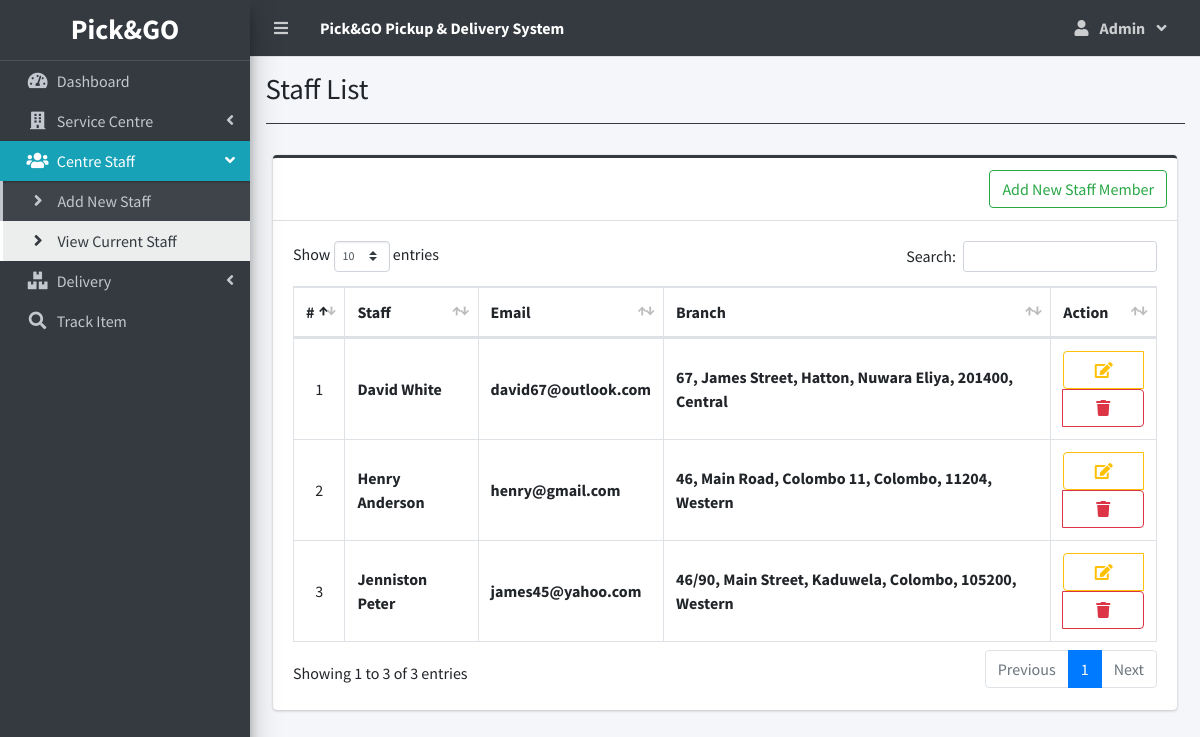
The page /index.php?page=staff_list (signed in) on the database its author committed.
### tables this page shows
CREATE TABLE `users` (
  `id` int(30) NOT NULL,
  `firstname` varchar(200) NOT NULL,
  `lastname` varchar(200) NOT NULL,
  `email` varchar(200) NOT NULL,
  `password` text NOT NULL,
  `type` tinyint(1) NOT NULL DEFAULT 2 COMMENT '1 = admin, 2 = staff',
  `branch_id` int(30) NOT NULL,
  `date_created` datetime NOT NULL DEFAULT current_timestamp()
);

### staff_list.php (the view, shortened to what this page needs)
<?php include'db_connect.php' ?>
<div class="col-lg-12">
	<div class="card card-outline card-dark">
		<div class="card-header">
			<div class="card-tools">
				<a class="btn btn-outline-success " href="./index.php?page=new_staff">Add New Staff Member</a>
			</div>
		</div>
		<div class="card-body">
			<table class="table tabe-hover table-bordered" id="list">
				<!-- <colgroup>
					<col width="5%">
					<col width="15%">
					<col width="25%">
					<col width="25%">
					<col width="15%">
				</colgroup> -->
				<thead>
					<tr>
						<th class="text-center">#</th>
						<th>Staff</th>
						<th>Email</th>
						<th>Branch</th>
						<th>Action</th>
					</tr>
				</thead>
				<tbody>
					<?php
					$i = 1;
					$qry = $conn->query("SELECT u.*,concat(u.firstname,' ',u.lastname) as name,concat(b.street,', ',b.city,', ',b.state,', ',b.zip_code,', ',b.country) as baddress FROM users u inner join branches b on b.id = u.branch_id where u.type = 2 order by concat(u.firstname,' ',u.lastname) asc ");
					while($row= $qry->fetch_assoc()):
					?>
					<tr>
						<td class="text-center"><?php echo $i++ ?></td>
						<td><b><?php echo ucwords($row['name']) ?></b></td>
						<td><b><?php echo ($row['email']) ?></b></td>
						<td><b><?php echo ucwords($row['baddress']) ?></b></td>
						<td class="text-center">
		                    <div class="btn-group btn-toolbar">
		                        <a href="index.php?page=edit_staff&id=<?php echo $row['id'] ?>" class="btn btn-outline-warning ">
		                          <i class="fas fa-edit"></i>
		                        </a>
		                        <button type="button" class="btn btn-outline-danger delete_staff" data-id="<?php echo $row['id'] ?>">
		                          <i class="fas fa-trash"></i>
		                        </button>
	                      </div>
						</td>
					</tr>
				<?php endwhile; ?>
				</tbody>
			</table>
		</div>
	</div>
</div>

### staff_list.php (style rules this page uses)
table td { vertical-align: middle !important; }

### rows shown on the page
users: name "David White", email "david67@outlook.com", baddress "67, James Street, Hatton, Nuwara Eliya, 201400, Central"
users: name "Henry Anderson", email "henry@gmail.com", baddress "46, Main Road, Colombo 11, Colombo, 11204, Western"
users: name "Jenniston Peter", email "james45@yahoo.com", baddress "46/90, Main Street, Kaduwela, Colombo, 105200, Western"

### other values the page prints
$_SESSION['system']['name'] "Pick&GO Pickup & Delivery System"
$_SESSION['login_firstname'] "Admin"
$title "Staff List"
